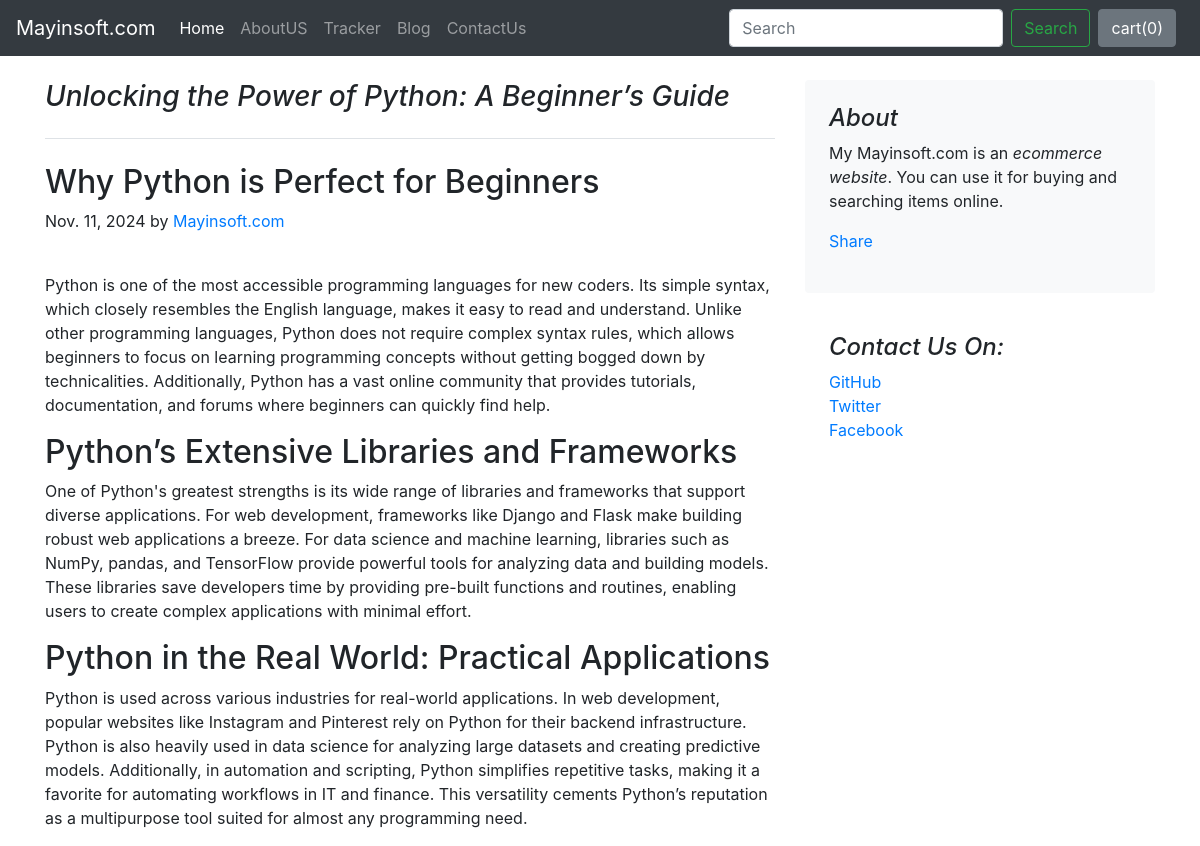
/blog/blogpost2, run on the app's committed database.
### Blog/models.py (models this page shows, shortened)
class Blogpost(models.Model):
    post_id = models.AutoField(primary_key= True)
    title = models.CharField(max_length=50)
    head0 = models.CharField(max_length=500, default="")
    chead0 = models.CharField(max_length=5000, default="")
    head1 = models.CharField(max_length=500, default="")
    chead1 = models.CharField(max_length=5000, default="")
    head2 = models.CharField(max_length=500, default="")
    chead2 = models.CharField(max_length=5000, default="")
    pub_date = models.DateField()
    thumbnail = models.ImageField(upload_to='shop/images', default="")

### Blog/views.py (the view)
# urls.py: path('blogpost<int:myid>', views.blogpost,name="blogPost"),
def blogpost(request, myid):
    post=Blogpost.objects.filter(post_id=myid)[0]
    return render(request,"blog/blogpost.html",{'post':post})

### Blog/templates/blog/blogpost.html (shortened to what this page needs)
{%extends 'blog/basic.html'%}
{%block body%}
<div class="container">
    <div class="row mt-4">
        <div class="col-md-8 blog-main">
            <h3 class="pb-4 mb-4 font-italic border-bottom">
                {{post.title}}
            </h3>
            <div class="blog-post">
                <h2 class="blog-post-title">{{post.head0}}</h2>
                <p class="blog-post-meta">{{post.pub_date}} by <a href="#">Mayinsoft.com</a></p>
                <div class="fb-like" data-href="http://127.0.0.1:8000/blog/blogpost{{post.post_id}}" data-layout="standard" data-action="like" data-size="large" data-show-faces="false" data-share="true"></div><br>
                <p>{{post.chead0}}</p>
                <h2>{{post.head1}}</h2>
                <p>{{post.chead1}}</p>
                <h2>{{post.head2}}</h2>
                <p>{{post.chead2}}</p>
            </div>
        </div>
        <aside class="col-md-4 blog-sidebar">
            <div class="p-4 mb-3 bg-light rounded">
                <h4 class="font-italic">About</h4>
                <p class="mb-0">My Mayinsoft.com is an <em>ecommerce website</em>. You can use it for buying and searching items online. </p>
                <div class="my-3 fb-share-button" data-href="http://127.0.0.1:8000/blog/blogpost{{post.post_id}}" data-layout="button_count" data-size="large"><a target="_blank" href="https://www.facebook.com/sharer/sharer.php?u=http%3A%2F%2F127.0.0.1%3A8000%2Fblog%2Fblogpost%2F4&src=sdkpreparse" class="fb-xfbml-parse-ignore">Share</a></div>
            </div>
            <div class="p-4">
                <h4 class="font-italic">Contact Us On: </h4>
                <ol class="list-unstyled">
                    <li><a href="#">GitHub</a></li>
                    <li><a href="#">Twitter</a></li>
                    <li><a href="#">Facebook</a></li>
                </ol>
            </div>
        </aside>
    </div>
</div>
{%endblock%}

### data on the page
Blogpost: title "Unlocking the Power of Python: A Beginner’s Guide", head0 "Why Python is Perfect for Beginners", pub_date "Nov. 11, 2024", chead0 "Python is one of the most accessible programming languages for new coders. Its simple syntax, which closely resembles the English language, makes it easy to read and understand. Unlike other programming languages, Python does not require complex syntax rules, which allows beginners to focus on learning programming concepts without getting bogged down by technicalities. Additionally, Python has a vast online community that provides tutorials, documentation, and forums where beginners can quickly find help.", head1 "Python’s Extensive Libraries and Frameworks", chead1 "One of Python's greatest strengths is its wide range of libraries and frameworks that support diverse applications. For web development, frameworks like Django and Flask make building robust web applications a breeze. For data science and machine learning, libraries such as NumPy, pandas, and TensorFlow provide powerful tools for analyzing data and building models. These libraries save developers time by providing pre-built functions and routines, enabling users to create complex applications with minimal effort.", head2 "Python in the Real World: Practical Applications", chead2 "Python is used across various industries for real-world applications. In web development, popular websites like Instagram and Pinterest rely on Python for their backend infrastructure. Python is also heavily used in data science for analyzing large datasets and creating predictive models. Additionally, in automation and scripting, Python simplifies repetitive tasks, making it a favorite for automating workflows in IT and finance. This versatility cements Python’s reputation as a multipurpose tool suited for almost any programming need."
